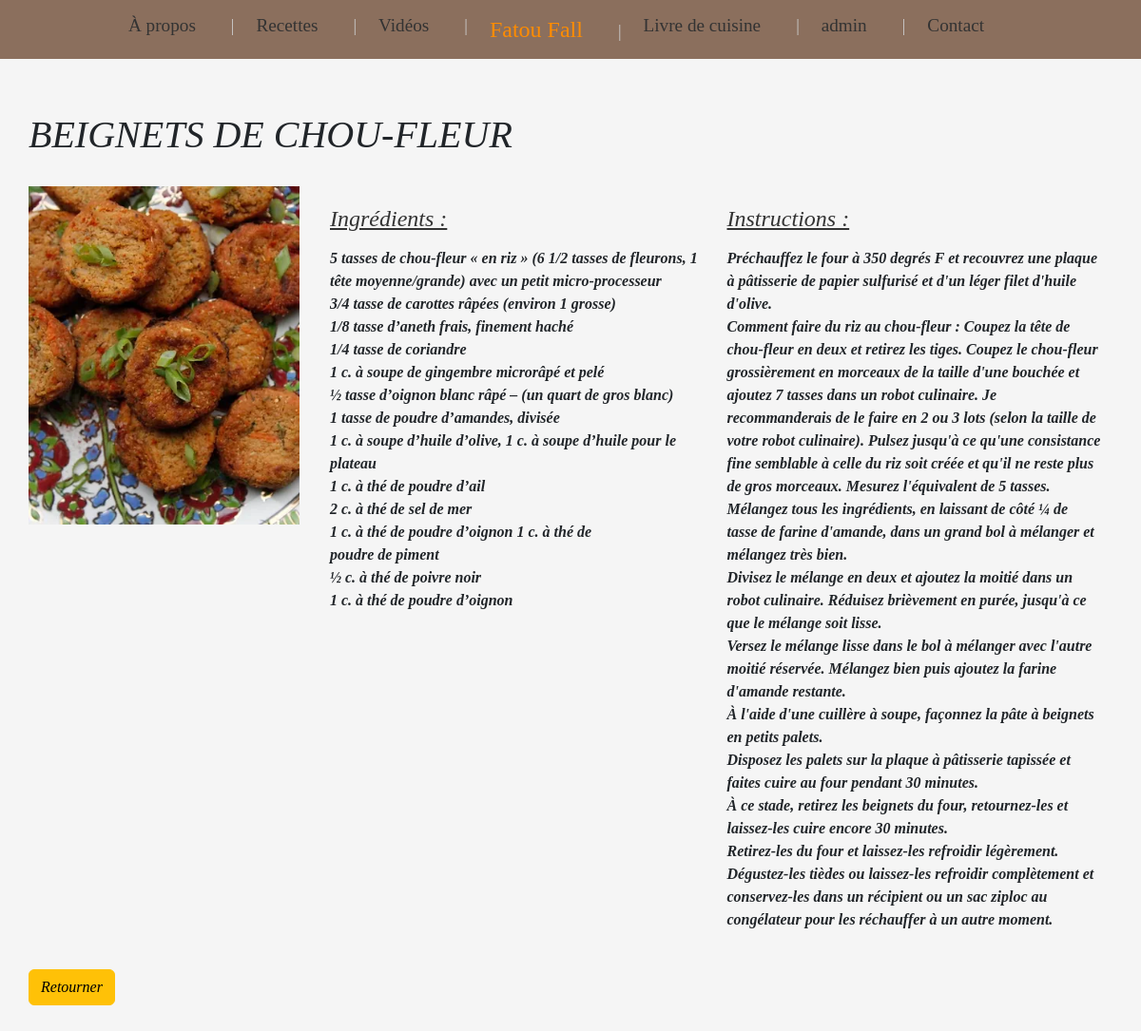
The app's page /articles/6/ with its own data.
### articles/models.py (models this page shows, shortened)
class Article(models.Model):
    titre = models.CharField(max_length=150)
    resume = models.CharField(max_length=2000)
    contenu = models.TextField(blank=True)
    auteur = models.ForeignKey(User, on_delete=models.SET_NULL, null=True, blank=True)  # Changez ici
    date_pub = models.DateTimeField(auto_now_add=True)
    image = models.ImageField(upload_to='media/images/', blank=True, null=True) # Nouveau champ image

### articles/views.py (the view)
# urls.py: path('articles/<int:id>/', article_detail_view, name='article-detail'),  # URL pour les détails de l'article
def article_detail_view(request, id):
    article = get_object_or_404(Article, id=id)  # Récupère l'article par ID
    return render(request, 'article_detail.html', {'article': article})  # Passe l'article au template

### templates/article_detail.html (shortened to what this page needs)
<!DOCTYPE html>
<html lang="en">
<head>
    <link href="https://cdn.jsdelivr.net/npm/bootstrap@5.3.3/dist/css/bootstrap.min.css" rel="stylesheet">
    {% load static %}
    <link href="{% static 'css/styles.css' %}" rel="stylesheet">
</head>
<body style="background-color: whitesmoke; padding-top: 10px;">
    <nav class="navbar navbar-expand-lg fixed-top" style="background-color: #8b6f5d;">
        <div class="container-fluid">
            <div class="collapse navbar-collapse justify-content-center" id="navbarNav">
                <ul class="navbar-nav">
                    <li class="nav-item">
                        <a class="nav-link" href="/Apropos">À propos</a>
                    </li>
                    <li class="nav-item">
                        <a class="nav-link" href="/recettes">Recettes</a>
                    </li>
                    <li class="nav-item">
                        <a class="nav-link" href="/videos">Vidéos</a>
                    </li>
                    <li class="nav-item">
                        <a class="nav-link center-link" href="/">Fatou Fall</a>
                    </li>
                    <li class="nav-item">
                        <a class="nav-link" href="/livreDeCuisine">Livre de cuisine</a>
                    </li>
                    <li class="nav-item">
                        <a class="nav-link" href="/useradmin">admin</a>
                    </li>
                    <li class="nav-item">
                        <a class="nav-link" href="/contact">Contact</a>
                    </li>
                </ul>
            </div>
        </div>
    </nav>
    <div class="container mt-5 recipe-section">
        <h1>{{ article.titre }}</h1>
        <img src="{{ article.image.url }}" alt="{{ article.titre }}" class="recipe-image">
        <div class="row">
            <div class="col-md-6 ingredients">
                <h2 style="text-decoration: underline; font-family: area;">Ingrédients :</h2>
                <p  style="font-family: area; white-space: pre-line;">{{ article.resume }}</p>
            </div>
            <div class="col-md-6 instructions">
                <h2 style="text-decoration: underline; font-family: area;" >Instructions :</h2>
                <p style="font-family: area; white-space: pre-line;">{{ article.contenu }}</p>
            </div>
        </div>
        <a href="{% url 'article-list' %}" class="btn btn-warning mt-4">Retourner</a>
    </div>
</body>
</html>

### static/css/styles.css (style rules this page uses)
.navbar { background-color: whitesmoke; margin-bottom: 0; }
.navbar-nav .nav-item { margin-left: auto ; margin-right: 15px; }
.navbar-nav .nav-link { display: inline-flex; align-items: center; justify-content: center; background-color: transparent; border-radius: 50%; color: black; font-size: 1rem; padding: 5px; margin-right: 10px; transition: background-color 0.3s ease; }
.navbar-nav .nav-item:not(:last-child)::after { content: "|"; margin-left: 10px; color: #ccc; font-size: 18px; }
.navbar-nav .nav-item .nav-link { margin-right: 15px; }
body { background-color: #8B6F5D; }
.navbar-nav .nav-link { font-family: 'Pacifico', cursive; font-size: 1.2rem; color: #333; }
.navbar-nav .center-link { font-size: 1.5rem; color: #ff8c00; }
body { background-color: #8b6f5d; }
.navbar-nav .nav-link { font-family: "Pacifico", cursive; font-size: 1.2rem; color: #333; }

### templates/article_detail.html (style rules this page uses)
body { background-color: whitesmoke; font-family: 'Pacifico', cursive; }
.navbar-nav .nav-link { font-size: 1.2rem; color: #333; }
.navbar-nav .center-link { font-size: 1.5rem; color: #ff8c00; }
.recipe-section { padding: 60px 0; text-align: left; background-color: whitesmoke; font-style: italic; font-weight: bold; }
.recipe-section h1 { margin-bottom: 30px; }
.ingredients, .instructions { text-align: left; margin-top: 20px; }
.ingredients h2, .instructions h2 { font-size: 1.5rem; color: #333; margin-bottom: 15px; }
.recipe-image { width: 25%; height: auto; object-fit: cover; margin-bottom: 20px; float: left; margin-right: 20px; }

### records on screen
Article: titre "BEIGNETS DE CHOU-FLEUR", image (picture), resume "5 tasses de chou-fleur « en riz » (6 1/2 tasses de fleurons, 1 tête moyenne/grande) avec un petit micro-processeur 3/4 tasse de carottes râpées (environ 1 grosse) 1/8 tasse d’aneth frais, finement haché 1/4 tasse de coriandre 1 c. à soupe de gingembre microrâpé et pelé ½ tasse d’oignon blanc râpé – (un quart de gros blanc) 1 tasse de poudre d’amandes, divisée 1 c. à soupe d’huile d’olive, 1 c. à soupe d’huile pour le plateau 1 c. à thé de poudre d’ail 2 c. à thé de sel de mer 1 c. à thé de poudre d’oignon 1 c. à thé de poudre de piment ½ c. à thé de poivre noir 1 c. à thé de poudre d’oignon", contenu "Préchauffez le four à 350 degrés F et recouvrez une plaque à pâtisserie de papier sulfurisé et d'un léger filet d'huile d'olive. Comment faire du riz au chou-fleur : Coupez la tête de chou-fleur en deux et retirez les tiges. Coupez le chou-fleur grossièrement en morceaux de la taille d'une bouchée et ajoutez 7 tasses dans un robot culinaire. Je recommanderais de le faire en 2 ou 3 lots (selon la taille de votre robot culinaire). Pulsez jusqu'à ce qu'une consistance fine semblable à celle du riz soit créée et qu'il ne reste plus de gros morceaux. Mesurez l'équivalent de 5 tasses. Mélangez tous les ingrédients, en laissant de côté ¼ de tasse de farine d'amande, dans un grand bol à mélanger et…"
